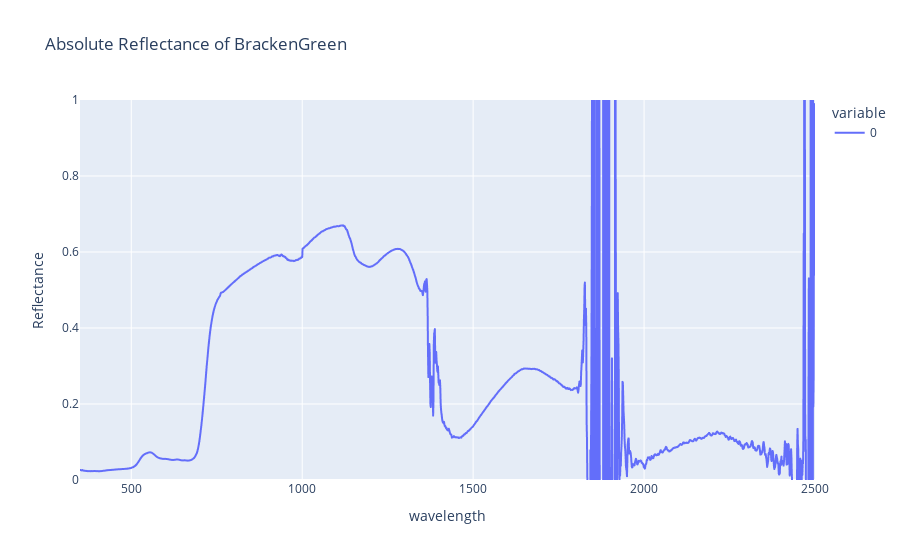

Here is the notebook cell this chart was saved with:
### Code cell
# Calculate the mean of the white reference from the first two columns
wr_mean = barefibre_df.data[group].iloc[:, :2].mean(axis=1)

# Calculate the mean of the rest of the columns, which is reflectance 
ref_mean = barefibre_df.data[group].iloc[:, 2:].mean(axis=1)

# Calculate absolute reflectance
abs_ref = ref_mean / wr_mean

# Plotting the absolute reflectance
px.line(abs_ref, title=f'Absolute Reflectance of {target}', labels={'index': 'Wavelength (nm)', 'value': 'Reflectance'}, range_y=[0, 1])

### Figure 1 — Plotly figure (JSON) as saved in the notebook; plotly's stock layout.template omitted (floating-point values rounded to 4 significant figures; data arrays with more than 128 entries replaced by an {"elided": "..."} marker saying what was removed)
{"data": [{"hovertemplate": "variable=0<br>wavelength=%{x}<br>Reflectance=%{y}<extra></extra>", "legendgroup": "0", "line": {"color": "#636efa", "dash": "solid"}, "marker": {"symbol": "circle"}, "mode": "lines", "name": "0", "showlegend": true, "type": "scattergl", "x": {"elided": "2151 int values"}, "xaxis": "x", "y": {"elided": "2151 float values"}, "yaxis": "y"}], "layout": {"legend": {"title": {"text": "variable"}, "tracegroupgap": 0}, "title": {"text": "Absolute Reflectance of BrackenGreen"}, "xaxis": {"anchor": "y", "domain": [0, 1], "title": {"text": "wavelength"}}, "yaxis": {"anchor": "x", "domain": [0, 1], "range": [0, 1], "title": {"text": "Reflectance"}}}}
